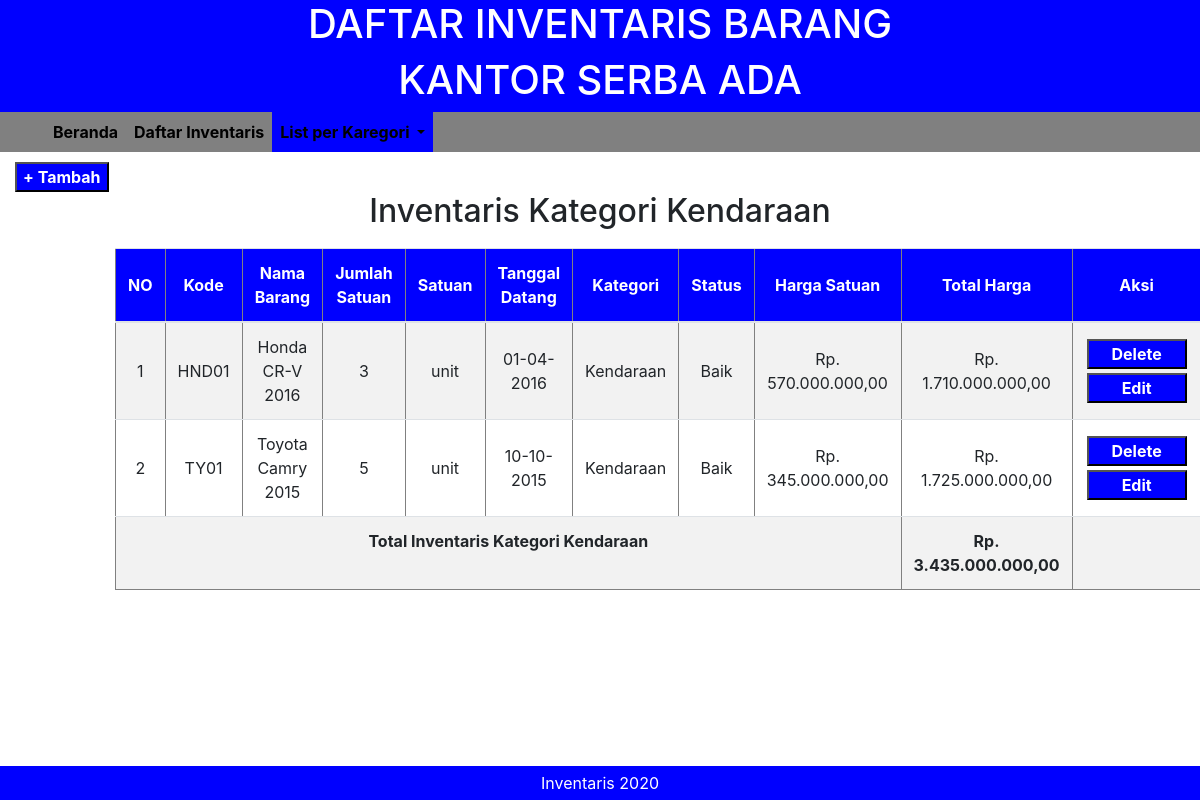
The app's page /showby.php?kategori=Kendaraan (signed in) with its own data.
### tables this page shows
CREATE TABLE `inventaris` (
  `kode_barang` varchar(10) NOT NULL,
  `nama_barang` varchar(30) NOT NULL,
  `jumlah` int(11) NOT NULL,
  `satuan` varchar(15) NOT NULL,
  `tgl_datang` date NOT NULL,
  `kategori` varchar(20) NOT NULL,
  `status_barang` varchar(20) NOT NULL,
  `harga` int(20) NOT NULL
);

### functions.php (called while the page is built, shortened)
<?php
	$db = mysqli_connect("localhost","root","","responsi");
	function read($query){
		global $db;
		$result = mysqli_query($db, $query);
		$rows = [];
		while($row = mysqli_fetch_object($result)){
			$rows[] = $row;
		}
		return $rows;
	}
?>

### showby.php (the view, shortened to what this page needs)
<?php
  require 'functions.php';
  $kategori = $_GET["kategori"];
  $dt = read("SELECT * FROM inventaris WHERE kategori = '$kategori'");
?>
<!DOCTYPE html>
<html lang="en">
<head>
  <link href="vendor/style.css" rel="stylesheet">
  <link href="vendor/bootstrap/css/bootstrap.min.css" rel="stylesheet">
</head>
<body>
  <div class="top-header cf">
    <header>
      <center>
        <h1>DAFTAR INVENTARIS BARANG</h1>
        <h1>KANTOR SERBA ADA</h1>
      </center>
    </header>
  </div>
  <nav class="navbar navbar-expand-lg navbar-dark">
    <div class="container">
      <div class="collapse navbar-collapse" id="navbarResponsive">
        <ul class="navbar-nav mr-auto" class="color-me">
          <li class="nav-item">
            <a class="nav-link" href="index.php">Beranda
            </a>
          </li>
          <li class="nav-item">
            <a class="nav-link" href="daftar_inventaris.php">Daftar Inventaris
            </a>
          </li>
          <li class="nav-item dropdown active">
						<a class="nav-link dropdown-toggle" href="#" id="navbarDropdown" role="button" data-toggle="dropdown" aria-haspopup="true" aria-expanded="false">
							List per Karegori
						</a>
					</li>
        </ul>
      </div>
    </div>
  </nav>
  <footer>
    <center>
      Inventaris 2020
    </center>
  </footer>
  <div class="col-lg-12">
    <div class="row">
      <div class="col-lg-12">
        <button class="btn-work" style="margin-top: 10px;">
          <a href="input.php" style="color: white; text-decoration: none; font-weight: bold;">+ Tambah</a>
        </button>
      </div>
      <div class="col-lg-12">
        <center>
          <h2>Inventaris Kategori <?= $kategori; ?></h2>
        </center>
      </div>
      <div class = "offset-1 col-lg-11 text-center" style="margin-top: 10px;">
        <table cellpadding="10" cellspacing="0" border="1" class="table text-center table-striped">
          <thead style="background-color: blue; color: white;">
            <tr>
              <th class="align-middle">NO</th>
              <th class="align-middle">Kode</th>
              <th class="align-middle">Nama Barang</th>
              <th class="align-middle">Jumlah Satuan</th>
              <th class="align-middle">Satuan</th>
              <th class="align-middle">Tanggal Datang</th>
              <th class="align-middle">Kategori</th>
              <th class="align-middle">Status</th>
              <th class="align-middle">Harga Satuan</th>
              <th class="align-middle">Total Harga</th>
              <th class="align-middle">Aksi</th>
            </tr>
          </thead>
          <?php $i = 1;?>
          <tbody>
            <?php $harga;$jumlah;$total;$totalinventaris = 0;
              function rupiah($harga){
                $hasil_rupiah = "Rp. ".number_format($harga,2,',','.');
                return $hasil_rupiah;
              }
            ?>
            <?php foreach ($dt as $data) : ?>
              <tr>
                <?php
                  $harga = $data -> harga;
                  $jumlah = $data -> jumlah;
                  $total = $harga*$jumlah;
                  $newDate = date("d-m-Y", strtotime($data -> tgl_datang));
                ?>
                <td class="align-middle"> <?= $i++; 										?> </td>
                <td class="align-middle">	<?= $data -> kode_barang;			?> </td>
                <td class="align-middle"> <?= $data -> nama_barang; 		?> </td>
                <td class="align-middle"> <?= $data -> jumlah;				 	?> </td>
                <td class="align-middle"> <?= $data -> satuan; 				  ?> </td>
                <td class="align-middle"> <?= $newDate;            			?> </td>
                <td class="align-middle"> <?= $data -> kategori; 				?> </td>
                <td class="align-middle"> <?= $data -> status_barang; 	?> </td>
                <td class="align-middle"> <?= rupiah($harga);	          ?> </td>
                <td class="align-middle"> <?= rupiah($total);           ?> </td>
                <?php $totalinventaris += $total ?>
                <td width="110px" class="align-middle">
                  <form action="confirm.php" method="post">
                    <button class="btn-work" style="width: 100px; margin : 2px; color: white;font-weight: bold;" type="submit" >Delete</button>
                  </form>
                  <form action="update.php" method="post">
                    <button class="btn-work" style="width: 100px; margin : 2px ;color: white;font-weight: bold;" type="submit">Edit</button>
                  </form>
                </td>
              </tr>
            <?php endforeach; ?>
            <tr>
              <td colspan='9' style="font-weight: bold;">
                Total Inventaris Kategori <?= $kategori; ?>
              </td>
              <td style="font-weight: bold;"><?= rupiah($totalinventaris)  ?></td>
              <td></td>
            </tr>
          </tbody>
        </table>
      </div>
    </div>
  </div>
</body>
</html>

### records on screen
inventaris: kode_barang "HND01", nama_barang "Honda CR-V 2016", jumlah "3", satuan "unit", tgl_datang "01-04-2016", kategori "Kendaraan", status_barang "Baik", harga "Rp. 570.000.000,00", rupiah($total) "Rp. 1.710.000.000,00"
inventaris: kode_barang "TY01", nama_barang "Toyota Camry 2015", jumlah "5", satuan "unit", tgl_datang "10-10-2015", kategori "Kendaraan", status_barang "Baik", harga "Rp. 345.000.000,00", rupiah($total) "Rp. 1.725.000.000,00"

### other values on screen
$kategori "Kendaraan"
rupiah($totalinventaris) "Rp. 3.435.000.000,00"
